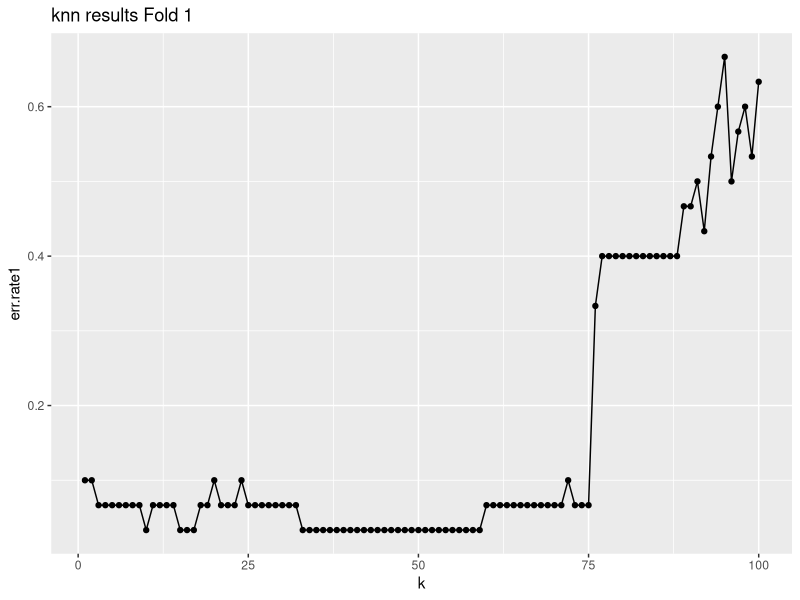
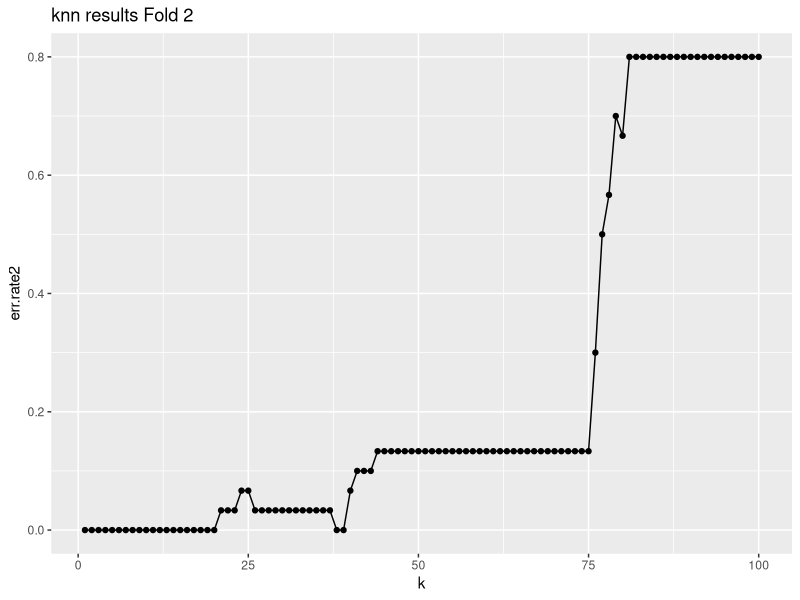
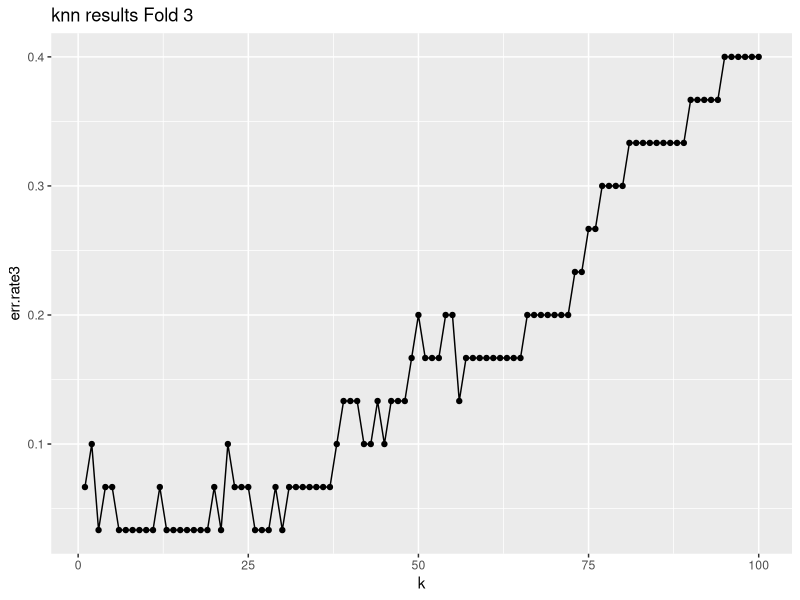
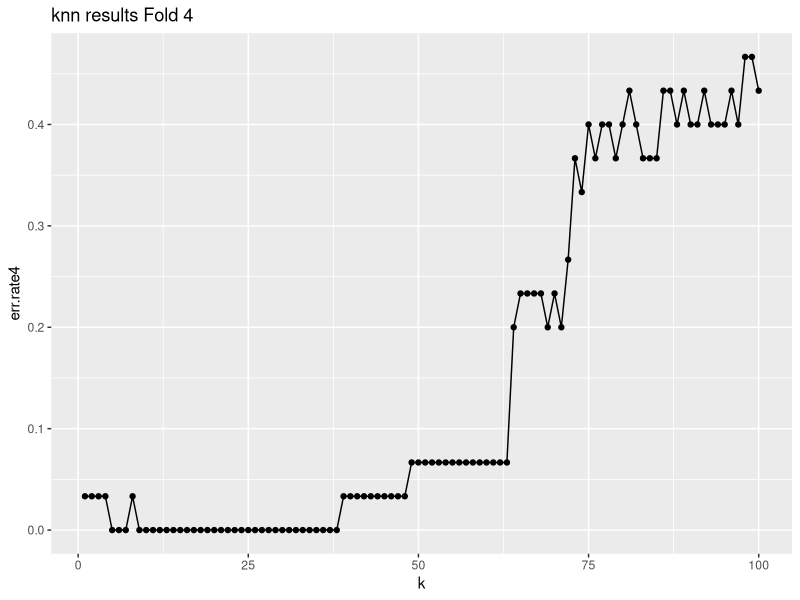
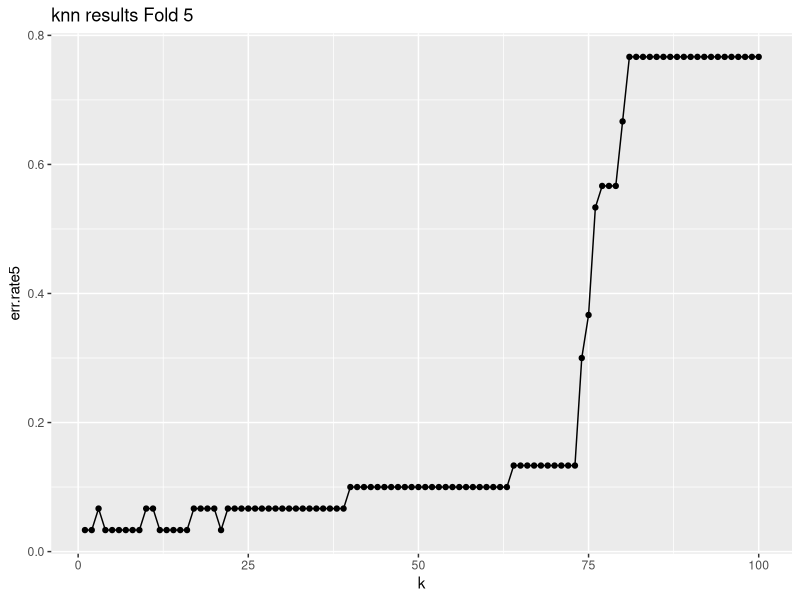

The R source for these figures, in order:
## KNN - Homework 2: Cross Validation with 5 Hard-Coded Folds ## 

##########################################
### Preprocessing for the KNN Function ###
##########################################

## Call Necessary Libray Packages ###
library(class)
library(ggplot2)

### Establish Variables ###
data<-iris
labels <- data$Species
data$Species <- NULL

#####################################
### 5 Fold Cross-Validation Split ###
#####################################

## Step 1: Randomize the 'Data' dataframe ##
set.seed(01061979)						# Initiate reproducible randomization(in this case with my DOB)

N <- nrow(data)							# N is equal to the total number of rows in data
data.random <- sample(1:N)				# Creates a Vector of random numbers (as determined by seed) from 1 to the number of rows in data


## Step 2:  Split the Randomized 'Data' dataframe into 5-folds ##

train.index1 <- data[-data.random[1:30], ]
test.index1 <- data[data.random[1:30] ,]

train.index2 <- data[-data.random[31:60], ]
test.index2 <- data[data.random[31:60], ]

train.index3 <- data[-data.random[61:90], ]
test.index3 <- data[data.random[61:90], ]

train.index4 <- data[-data.random[91:120], ]
test.index4 <- data[data.random[91:120], ]

train.index5 <- data[-data.random[121:150], ]
test.index5 <- data[data.random[121:150], ]

## Step 3:  Setup the labels for each newly created Split ##

train.labels1 <- labels[-data.random[1:30]]
test.labels1 <- labels[data.random[1:30]]

train.labels2 <- labels[-data.random[31:60]]
test.labels2 <- labels[data.random[31:60]]

train.labels3 <- labels[-data.random[61:90]]
test.labels3 <- labels[data.random[61:90]]

train.labels4 <- labels[-data.random[91:120]]
test.labels4 <- labels[data.random[91:120]]

train.labels5 <- labels[-data.random[121:150]]
test.labels5 <- labels[data.random[121:150]]

######################################
### Apply Model to each of 5 Folds ###
######################################

## Step 1: Create the 'err.rates' dataframe where the error rates of each Split will be stored ## 
err.rates1 <- data.frame()
err.rates2 <- data.frame()
err.rates3 <- data.frame()
err.rates4 <- data.frame()
err.rates5 <- data.frame()

## Step 2: Establish the number of maximum K-values to be evaluated - in this case 100 ##
max.k <- 100

## Step 3: Create a function to perform cross-validation on numerous each of the Folds, for k 1-100 ##

## Fold 1 ##
for (k in 1:max.k) {
	knn.fit1 <- knn(train.index1, 
	test.index1,
	cl = train.labels1,
	k = k
	)
	cat('\n', 'k = ', k, ', Fold - 1','\n', sep = " ")
	print(table(test.labels1, knn.fit1))

	this.err1 <- sum(test.labels1 != knn.fit1) / length(test.labels1)
	err.rates1 <- rbind(err.rates1, this.err1)
}

## Fold 2 ##
for (k in 1:max.k) {
	knn.fit2 <- knn(train.index2, 
	test.index2,
	cl = train.labels2,
	k = k
	)
	cat('\n', 'k = ', k, ', Fold - 2','\n', sep = " ")
	print(table(test.labels2, knn.fit2))

	this.err2 <- sum(test.labels2 != knn.fit2) / length(test.labels2)
	err.rates2 <- rbind(err.rates2, this.err2)
}

## Fold 3 ##
for (k in 1:max.k) {
	knn.fit3 <- knn(train.index3, 
	test.index3,
	cl = train.labels3,
	k = k
	)
	cat('\n', 'k = ', k, ', Fold - 3','\n', sep = " ")
	print(table(test.labels3, knn.fit3))

	this.err3 <- sum(test.labels3 != knn.fit3) / length(test.labels3)
	err.rates3 <- rbind(err.rates3, this.err3)
}

## Fold 4 ##
for (k in 1:max.k) {
	knn.fit4 <- knn(train.index4, 
	test.index4,
	cl = train.labels4,
	k = k
	)
	cat('\n', 'k = ', k, ', Fold - 4','\n', sep = " ")
	print(table(test.labels4, knn.fit4))

	this.err4 <- sum(test.labels4 != knn.fit4) / length(test.labels4)
	err.rates4 <- rbind(err.rates4, this.err4)
}

## Fold 5 ##
for (k in 1:max.k) {
	knn.fit5 <- knn(train.index5, 
	test.index5,
	cl = train.labels5,
	k = k
	)
	cat('\n', 'k = ', k, ', Fold - 5','\n', sep = " ")
	print(table(test.labels5, knn.fit5))

	this.err5 <- sum(test.labels5 != knn.fit5) / length(test.labels5)
	err.rates5 <- rbind(err.rates5, this.err5)
}

######################################
### Output the results to ggplot2 ####
######################################

## Create a dataframe for each fold containing a list of the K-Values and the corresponding Generalization Error Rates for each K ##
results1 <- data.frame(1:max.k, err.rates1)
results2 <- data.frame(1:max.k, err.rates2)
results3 <- data.frame(1:max.k, err.rates3)
results4 <- data.frame(1:max.k, err.rates4)
results5 <- data.frame(1:max.k, err.rates5)

## Append titles to each of columns in the results dataframe ##
names(results1) <- c('k', 'err.rate1')
names(results2) <- c('k', 'err.rate2')
names(results3) <- c('k', 'err.rate3')
names(results4) <- c('k', 'err.rate4')
names(results5) <- c('k', 'err.rate5')

## Create a title for ggplot of the error rates for each fold ##
title1 <- paste('knn results Fold 1')
title2 <- paste('knn results Fold 2')
title3 <- paste('knn results Fold 3')
title4 <- paste('knn results Fold 4')
title5 <- paste('knn results Fold 5')

## 1st, create a ggplot showing the Generalization Error Rate per K value, with point and a connecting line ##
## 2nd, insert the title of the graph into each plot ##
results.plot1 <- ggplot(results1, aes(x=k, y=err.rate1)) + geom_point() + geom_line()
results.plot1 <- results.plot1 + ggtitle(title1)

results.plot2 <- ggplot(results2, aes(x=k, y=err.rate2)) + geom_point() + geom_line()
results.plot2 <- results.plot2 + ggtitle(title2)

results.plot3 <- ggplot(results3, aes(x=k, y=err.rate3)) + geom_point() + geom_line()
results.plot3 <- results.plot3 + ggtitle(title3)

results.plot4 <- ggplot(results4, aes(x=k, y=err.rate4)) + geom_point() + geom_line()
results.plot4 <- results.plot4 + ggtitle(title4)

results.plot5 <- ggplot(results5, aes(x=k, y=err.rate5)) + geom_point() + geom_line()
results.plot5 <- results.plot5 + ggtitle(title5)

## Print out the results of  Generalization Errors for each Fold in the Cross Validation ##
print(results.plot1)
print(results.plot2)
print(results.plot3)
print(results.plot4)
print(results.plot5)

###############################################
### Average of the 5 Generalization Errors ####
###############################################

## Get the average Generalization Error Rate for each Cross Validation Fold ##
ave1 <- sum(results1$err.rate1) / length(results1$err.rate1)
ave2 <- sum(results2$err.rate2) / length(results2$err.rate2)
ave3 <- sum(results3$err.rate3) / length(results3$err.rate3)
ave4 <- sum(results4$err.rate4) / length(results4$err.rate4)
ave5 <- sum(results5$err.rate5) / length(results5$err.rate5)

## Average the Average Generalization Error Rates to determine the overall Generlaization  Error Rate for my KNN analysis ##
AveGenError <- (ave1 + ave2 + ave3 + ave4 + ave5) / 5
cat('\n', 'The Overal Average Generalization Error for this KNN Analysis is',AveGenError, '\n', sep = ' ')


